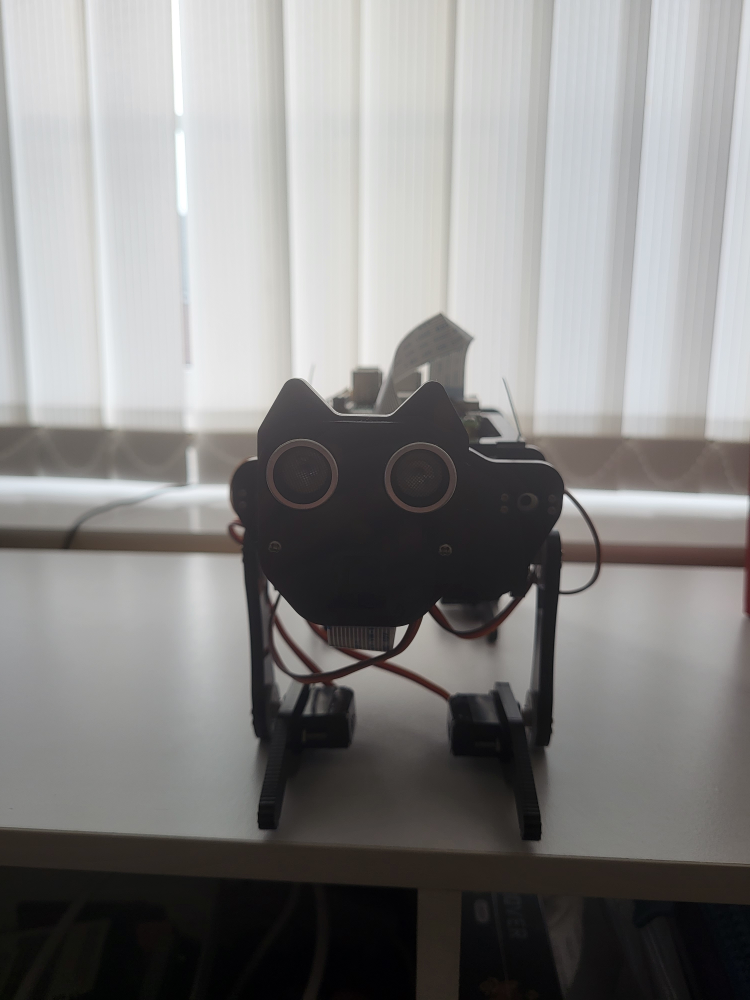
#> input picture img/frontDog.jpg, 3000 x 4000 px (shown at 1/4 size)
$ python calibration.py
#> lines starting #> are read from the running program, lines starting #| are printed output that depends on the picture
import time

import cv2
import numpy as np
import threading

WIDTH = 600
HEIGHT = 600

RECT_X = 200
RECT_Y = 50
RECT_WIDTH = 200
RECT_HEIGHT = 50
TEXT_X_ADJ = 60
TEXT_Y_ADJ = 30

CIRCLE_X = 200
CIRCLE_Y = 320
CIRCLE_RADIUS = 30

CIRCLE_X_ADJ = 210
CIRCLE_Y_ADJ = 100

CIRCLE_X_TEXT_ADJ = 10
CIRCLE_Y_TEXT_ADJ = 10


class Calibration:
    def __init__(self):
        self._xClicked = 0
        self._yClicked = 0
        self._xReleased = 0
        self._yReleased = 0

        self._frontFace = True

        self._img = cv2.imread("./img/frontDog.jpg")
#> self._img is the input picture: shape (4000, 3000, 3); mean B, G, R 135.1, 135.9, 136.7
        self._btnText = "BACK"
        self.drawImg()
        bk_threading = threading.Thread(target=self.calibThread)
        bk_threading.daemon = True
        bk_threading.start()

    def drawImg(self):

        self._img = cv2.resize(self._img, (WIDTH, HEIGHT), interpolation=cv2.INTER_AREA)
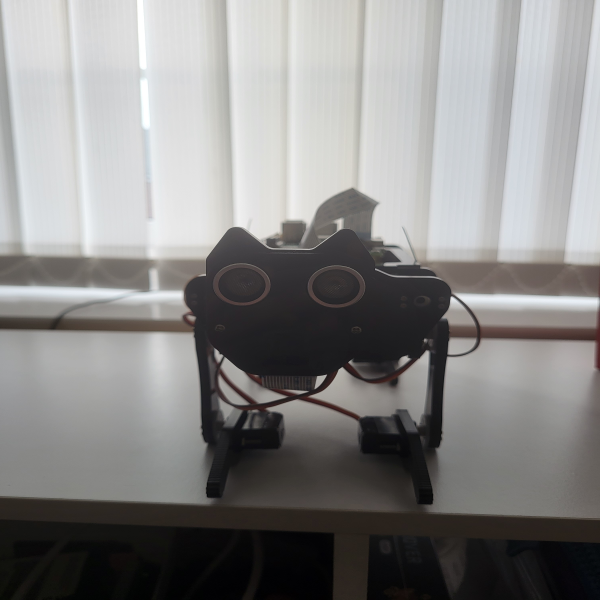
#> self._img: shape (600, 600, 3); mean B, G, R 135.1, 135.9, 136.7
        self._img = cv2.rectangle(self._img, (RECT_X, RECT_Y), (RECT_X + RECT_WIDTH, RECT_Y + RECT_HEIGHT), (0, 0, 0), 7)
        cv2.putText(self._img, self._btnText, (RECT_X + TEXT_X_ADJ, RECT_Y + TEXT_Y_ADJ), cv2.FONT_HERSHEY_SIMPLEX, 0.9,
                    (0, 0, 0), 2)

        circleCentre = (CIRCLE_X, CIRCLE_Y)
        self._img = cv2.circle(self._img, circleCentre, CIRCLE_RADIUS, (0, 0, 255), 3)
        cv2.putText(self._img, 'A', circleCentre, cv2.FONT_HERSHEY_SIMPLEX, 0.9,
                    (0, 0, 255), 2)
#> self._img: shape (600, 600, 3); mean B, G, R 131.9, 132.6, 134.2

        circleCentre = (CIRCLE_X + CIRCLE_X_ADJ, CIRCLE_Y)
        self._img = cv2.circle(self._img, circleCentre, CIRCLE_RADIUS, (0, 0, 255), 3)
        cv2.putText(self._img, 'B', circleCentre, cv2.FONT_HERSHEY_SIMPLEX, 0.9,
                    (0, 0, 255), 2)

        circleCentre = (CIRCLE_X, CIRCLE_Y + CIRCLE_Y_ADJ)
        self._img = cv2.circle(self._img, circleCentre, CIRCLE_RADIUS, (0, 0, 255), 3)
        cv2.putText(self._img, 'C', circleCentre, cv2.FONT_HERSHEY_SIMPLEX, 0.9,
                    (0, 0, 255), 2)
#> self._img: shape (600, 600, 3); mean B, G, R 131.5, 132.2, 135.4

        circleCentre = (CIRCLE_X + CIRCLE_X_ADJ, CIRCLE_Y + CIRCLE_Y_ADJ)
        self._img = cv2.circle(self._img, circleCentre, CIRCLE_RADIUS, (0, 0, 255), 3)
        cv2.putText(self._img, 'D', circleCentre, cv2.FONT_HERSHEY_SIMPLEX, 0.9,
                    (0, 0, 255), 2)
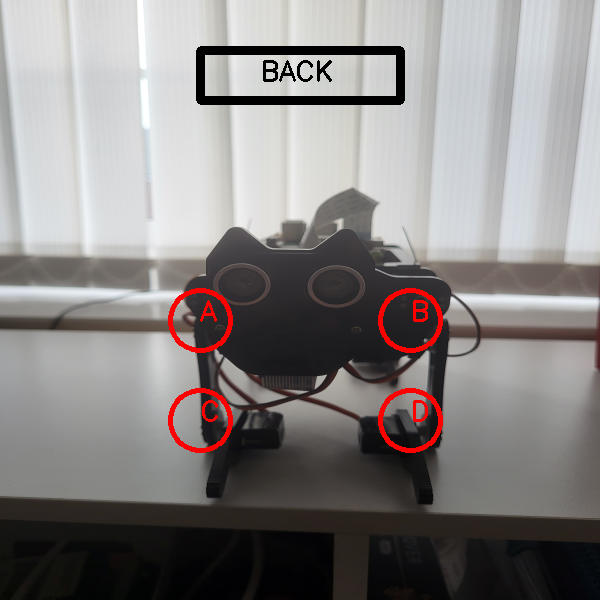
#> self._img: shape (600, 600, 3); mean B, G, R 131.2, 132, 135.9


    def handleMouseEvent(self, event, x, y, flags, param):
        if event == cv2.EVENT_LBUTTONDOWN:
            self._xClicked = x
            self._yClicked = y
        if event == cv2.EVENT_LBUTTONUP:
            self._xReleased = x
            self._yReleased = y
            print("Distance = " + str(self._xReleased - self._xClicked) + ", " + str(self._yReleased - self._yClicked))
            self.handleButton()

    def inObject(self,x1, y1, x2, y2, queryX, queryY):
        if (queryX > x1) and (queryX < x2) and (queryY > y1) and (queryY < y2):
            return True
        return False


    def handleButton(self):
        if self.inObject(RECT_X, RECT_Y, RECT_X + RECT_WIDTH, RECT_Y + RECT_HEIGHT, self._xClicked, self._yClicked):
            print("Clicked inside button")
            if self._frontFace is True:
                self._frontFace = False
                self._img = cv2.imread("./img/backDog.jpg")
                self._btnText = "FRONT"
                self.drawImg()
            else:
                self._frontFace = True
                self._img = cv2.imread("./img/frontDog.jpg")
                self._btnText = "BACK"
                self.drawImg()


    def calibThread(self):
        cv2.namedWindow('calibration')
        cv2.setMouseCallback('calibration', self.handleMouseEvent)
        while True:

            cv2.imshow('calibration', self._img)
            print("Booo")
            k = cv2.waitKey(1) & 0xFF
#> (key Esc is pressed here)
            if k == 27:
                break


if __name__ == '__main__':
    calib = Calibration()
#> (the run stopped early here; a loop or call above may not have finished)
